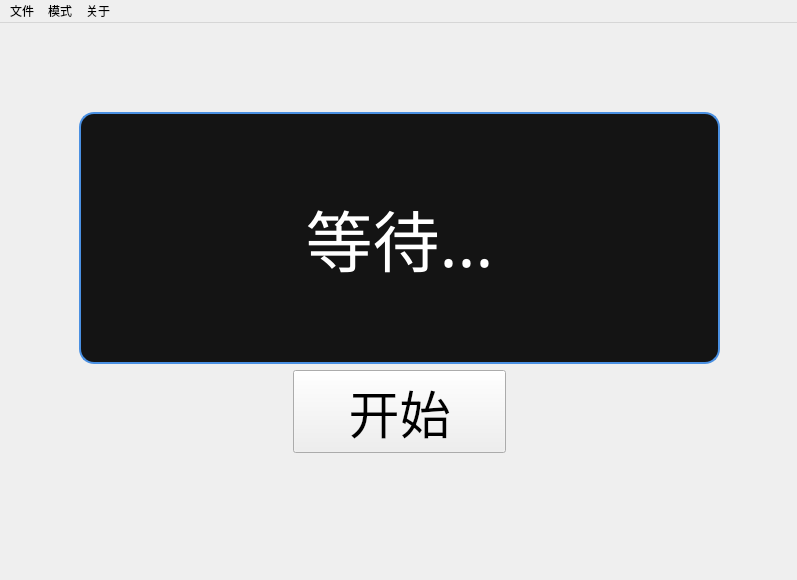
<?xml version="1.0" encoding="UTF-8"?>
<ui version="4.0">
 <class>MainWindow</class>
 <widget class="QMainWindow" name="MainWindow">
  <property name="geometry">
   <rect>
    <x>0</x>
    <y>0</y>
    <width>797</width>
    <height>580</height>
   </rect>
  </property>
  <property name="windowTitle">
   <string>randname</string>
  </property>
  <widget class="QWidget" name="centralwidget">
   <widget class="QStackedWidget" name="stackedWidget">
    <property name="geometry">
     <rect>
      <x>-1</x>
      <y>-1</y>
      <width>791</width>
      <height>541</height>
     </rect>
    </property>
    <property name="layoutDirection">
     <enum>Qt::LayoutDirection::LeftToRight</enum>
    </property>
    <property name="currentIndex">
     <number>3</number>
    </property>
    <widget class="QWidget" name="page_Single" native="true">
     <widget class="QWidget" name="verticalLayoutWidget">
      <property name="geometry">
       <rect>
        <x>80</x>
        <y>90</y>
        <width>641</width>
        <height>341</height>
       </rect>
      </property>
      <layout class="QVBoxLayout" name="SingleBar">
       <item>
        <widget class="QLabel" name="SingleOutput">
         <property name="font">
          <font>
           <family>文泉驿微米黑</family>
           <pointsize>50</pointsize>
          </font>
         </property>
         <property name="styleSheet">
          <string notr="true">QLabel {
    background-color: rgba(20, 20, 20, 255);  /* 深色背景 */
    border: 2px solid #4A90E2;                /* 蓝色边框 */
    border-radius: 15px;                      /* 圆角半径 */
    padding: 8px;                             /* 内边距 */
    color: white;                             /* 字体颜色 */
}
</string>
         </property>
         <property name="text">
          <string>等待...</string>
         </property>
         <property name="textFormat">
          <enum>Qt::TextFormat::MarkdownText</enum>
         </property>
         <property name="alignment">
          <set>Qt::AlignmentFlag::AlignCenter</set>
         </property>
        </widget>
       </item>
       <item>
        <layout class="QHBoxLayout" name="SingleOperate">
         <item>
          <widget class="QPushButton" name="SingleStart">
           <property name="font">
            <font>
             <family>文泉驿微米黑</family>
             <pointsize>38</pointsize>
            </font>
           </property>
           <property name="text">
            <string>开始</string>
           </property>
          </widget>
         </item>
         <item>
          <widget class="QPushButton" name="SingleStop">
           <property name="font">
            <font>
             <family>文泉驿微米黑</family>
             <pointsize>38</pointsize>
            </font>
           </property>
           <property name="text">
            <string>停止</string>
           </property>
          </widget>
         </item>
        </layout>
       </item>
      </layout>
     </widget>
    </widget>
    <widget class="QWidget" name="page_Multi">
     <widget class="QWidget" name="verticalLayoutWidget_2">
      <property name="geometry">
       <rect>
        <x>180</x>
        <y>30</y>
        <width>461</width>
        <height>101</height>
       </rect>
      </property>
      <layout class="QVBoxLayout" name="MultiSetting">
       <item>
        <layout class="QHBoxLayout" name="MultiSettingDisplay">
         <item>
          <spacer name="horizontalSpacer">
           <property name="orientation">
            <enum>Qt::Orientation::Horizontal</enum>
           </property>
           <property name="sizeHint" stdset="0">
            <size>
             <width>40</width>
             <height>20</height>
            </size>
           </property>
          </spacer>
         </item>
         <item>
          <widget class="QLabel" name="MultiNumdisplay">
           <property name="sizePolicy">
            <sizepolicy hsizetype="Fixed" vsizetype="Fixed">
             <horstretch>4</horstretch>
             <verstretch>0</verstretch>
            </sizepolicy>
           </property>
           <property name="font">
            <font>
             <family>文泉驿微米黑</family>
             <pointsize>20</pointsize>
            </font>
           </property>
           <property name="styleSheet">
            <string notr="true">QLabel {
    background-color: rgba(45, 45, 45, 255);  /* 深色背景 */
    border: 2px solid #4A90E2;                /* 蓝色边框 */
    border-radius: 6px;                      /* 圆角半径 */
    padding: 8px;                             /* 内边距 */
    color: white;                             /* 字体颜色 */
}
</string>
           </property>
           <property name="text">
            <string>1</string>
           </property>
           <property name="textFormat">
            <enum>Qt::TextFormat::PlainText</enum>
           </property>
           <property name="alignment">
            <set>Qt::AlignmentFlag::AlignCenter</set>
           </property>
          </widget>
         </item>
         <item>
          <spacer name="horizontalSpacer_2">
           <property name="orientation">
            <enum>Qt::Orientation::Horizontal</enum>
           </property>
           <property name="sizeHint" stdset="0">
            <size>
             <width>40</width>
             <height>20</height>
            </size>
           </property>
          </spacer>
         </item>
        </layout>
       </item>
       <item>
        <layout class="QHBoxLayout" name="MultiSettingOperate">
         <item>
          <widget class="QPushButton" name="pushButton">
           <property name="font">
            <font>
             <family>文泉驿微米黑</family>
             <pointsize>35</pointsize>
            </font>
           </property>
           <property name="text">
            <string>-</string>
           </property>
          </widget>
         </item>
         <item>
          <widget class="QSlider" name="horizontalSlider">
           <property name="sizePolicy">
            <sizepolicy hsizetype="Expanding" vsizetype="Fixed">
             <horstretch>0</horstretch>
             <verstretch>0</verstretch>
            </sizepolicy>
           </property>
           <property name="orientation">
            <enum>Qt::Orientation::Horizontal</enum>
           </property>
          </widget>
         </item>
         <item>
          <widget class="QPushButton" name="pushButton_2">
           <property name="font">
            <font>
             <family>文泉驿微米黑</family>
             <pointsize>35</pointsize>
            </font>
           </property>
           <property name="text">
            <string>+</string>
           </property>
          </widget>
         </item>
        </layout>
       </item>
      </layout>
     </widget>
     <widget class="QWidget" name="verticalLayoutWidget_3">
      <property name="geometry">
       <rect>
        <x>80</x>
        <y>130</y>
        <width>641</width>
        <height>341</height>
       </rect>
      </property>
      <layout class="QVBoxLayout" name="MultiBar">
       <item>
        <widget class="QLabel" name="MultiOutput">
         <property name="font">
          <font>
           <family>文泉驿微米黑</family>
           <pointsize>50</pointsize>
          </font>
         </property>
         <property name="styleSheet">
          <string notr="true">QLabel {
    background-color: rgba(20, 20, 20, 255);  /* 深色背景 */
    border: 2px solid #4A90E2;                /* 蓝色边框 */
    border-radius: 15px;                      /* 圆角半径 */
    padding: 8px;                             /* 内边距 */
    color: white;                             /* 字体颜色 */
}
</string>
         </property>
         <property name="text">
          <string>等待...</string>
         </property>
         <property name="textFormat">
          <enum>Qt::TextFormat::MarkdownText</enum>
         </property>
         <property name="alignment">
          <set>Qt::AlignmentFlag::AlignCenter</set>
         </property>
        </widget>
       </item>
       <item>
        <layout class="QHBoxLayout" name="MultiOperate">
         <item>
          <widget class="QPushButton" name="MultiOperateStart">
           <property name="font">
            <font>
             <family>文泉驿微米黑</family>
             <pointsize>38</pointsize>
            </font>
           </property>
           <property name="text">
            <string>开始</string>
           </property>
          </widget>
         </item>
         <item>
          <widget class="QPushButton" name="MultiOperateStop">
           <property name="font">
            <font>
             <family>文泉驿微米黑</family>
             <pointsize>38</pointsize>
            </font>
           </property>
           <property name="text">
            <string>停止</string>
           </property>
          </widget>
         </item>
        </layout>
       </item>
      </layout>
     </widget>
    </widget>
    <widget class="QWidget" name="page_Lift">
     <widget class="QWidget" name="verticalLayoutWidget_4">
      <property name="geometry">
       <rect>
        <x>80</x>
        <y>90</y>
        <width>641</width>
        <height>341</height>
       </rect>
      </property>
      <layout class="QVBoxLayout" name="LiftBar">
       <item>
        <layout class="QHBoxLayout" name="LiftDisplay">
         <item>
          <widget class="QLabel" name="LiftOutput">
           <property name="sizePolicy">
            <sizepolicy hsizetype="Expanding" vsizetype="Preferred">
             <horstretch>0</horstretch>
             <verstretch>0</verstretch>
            </sizepolicy>
           </property>
           <property name="font">
            <font>
             <family>文泉驿微米黑</family>
             <pointsize>50</pointsize>
            </font>
           </property>
           <property name="styleSheet">
            <string notr="true">QLabel {
    background-color: rgba(20, 20, 20, 255);  /* 深色背景 */
    border: 2px solid #4A90E2;                /* 蓝色边框 */
    border-radius: 15px;                      /* 圆角半径 */
    padding: 8px;                             /* 内边距 */
    color: white;                             /* 字体颜色 */
}
</string>
           </property>
           <property name="text">
            <string>等待...</string>
           </property>
           <property name="textFormat">
            <enum>Qt::TextFormat::MarkdownText</enum>
           </property>
           <property name="alignment">
            <set>Qt::AlignmentFlag::AlignCenter</set>
           </property>
          </widget>
         </item>
         <item>
          <widget class="QPushButton" name="LiftRenew">
           <property name="sizePolicy">
            <sizepolicy hsizetype="Fixed" vsizetype="Preferred">
             <horstretch>0</horstretch>
             <verstretch>0</verstretch>
            </sizepolicy>
           </property>
           <property name="font">
            <font>
             <family>文泉驿微米黑</family>
             <pointsize>25</pointsize>
            </font>
           </property>
           <property name="text">
            <string>已刷新</string>
           </property>
          </widget>
         </item>
        </layout>
       </item>
       <item>
        <layout class="QHBoxLayout" name="LiftOperate">
         <item>
          <widget class="QPushButton" name="LiftOperateStart">
           <property name="font">
            <font>
             <family>文泉驿微米黑</family>
             <pointsize>38</pointsize>
            </font>
           </property>
           <property name="text">
            <string>开始</string>
           </property>
          </widget>
         </item>
         <item>
          <widget class="QPushButton" name="LiftOperateStop">
           <property name="font">
            <font>
             <family>文泉驿微米黑</family>
             <pointsize>38</pointsize>
            </font>
           </property>
           <property name="text">
            <string>停止</string>
           </property>
          </widget>
         </item>
        </layout>
       </item>
      </layout>
     </widget>
    </widget>
    <widget class="QWidget" name="page_Autosingle">
     <widget class="QWidget" name="verticalLayoutWidget_5">
      <property name="geometry">
       <rect>
        <x>80</x>
        <y>90</y>
        <width>641</width>
        <height>341</height>
       </rect>
      </property>
      <layout class="QVBoxLayout" name="SingleBar_2">
       <item>
        <widget class="QLabel" name="SingleOutput_2">
         <property name="font">
          <font>
           <family>文泉驿微米黑</family>
           <pointsize>50</pointsize>
          </font>
         </property>
         <property name="styleSheet">
          <string notr="true">QLabel {
    background-color: rgba(20, 20, 20, 255);  /* 深色背景 */
    border: 2px solid #4A90E2;                /* 蓝色边框 */
    border-radius: 15px;                      /* 圆角半径 */
    padding: 8px;                             /* 内边距 */
    color: white;                             /* 字体颜色 */
}
</string>
         </property>
         <property name="text">
          <string>等待...</string>
         </property>
         <property name="textFormat">
          <enum>Qt::TextFormat::MarkdownText</enum>
         </property>
         <property name="alignment">
          <set>Qt::AlignmentFlag::AlignCenter</set>
         </property>
        </widget>
       </item>
       <item>
        <layout class="QHBoxLayout" name="SingleOperate_2">
         <item>
          <spacer name="horizontalSpacer_3">
           <property name="orientation">
            <enum>Qt::Orientation::Horizontal</enum>
           </property>
           <property name="sizeHint" stdset="0">
            <size>
             <width>40</width>
             <height>20</height>
            </size>
           </property>
          </spacer>
         </item>
         <item>
          <widget class="QPushButton" name="SingleStart_2">
           <property name="sizePolicy">
            <sizepolicy hsizetype="Expanding" vsizetype="Fixed">
             <horstretch>0</horstretch>
             <verstretch>0</verstretch>
            </sizepolicy>
           </property>
           <property name="font">
            <font>
             <family>文泉驿微米黑</family>
             <pointsize>38</pointsize>
            </font>
           </property>
           <property name="text">
            <string>开始</string>
           </property>
          </widget>
         </item>
         <item>
          <spacer name="horizontalSpacer_4">
           <property name="orientation">
            <enum>Qt::Orientation::Horizontal</enum>
           </property>
           <property name="sizeHint" stdset="0">
            <size>
             <width>40</width>
             <height>20</height>
            </size>
           </property>
          </spacer>
         </item>
        </layout>
       </item>
      </layout>
     </widget>
    </widget>
   </widget>
  </widget>
  <widget class="QMenuBar" name="menubar">
   <property name="geometry">
    <rect>
     <x>0</x>
     <y>0</y>
     <width>797</width>
     <height>30</height>
    </rect>
   </property>
   <widget class="QMenu" name="menu_file">
    <property name="title">
     <string>文件</string>
    </property>
    <addaction name="action_save"/>
    <addaction name="action_saveas"/>
    <addaction name="separator"/>
    <addaction name="action_quit"/>
   </widget>
   <widget class="QMenu" name="menu_mode">
    <property name="title">
     <string>模式</string>
    </property>
    <addaction name="action_Single"/>
    <addaction name="action_Multi"/>
    <addaction name="action_Autosingle"/>
    <addaction name="action_Lift"/>
    <addaction name="action_Seats"/>
   </widget>
   <widget class="QMenu" name="menu_about">
    <property name="title">
     <string>关于</string>
    </property>
    <addaction name="action_author"/>
    <addaction name="action_license"/>
    <addaction name="action_repo"/>
    <addaction name="action_donet"/>
    <addaction name="action_feedback"/>
   </widget>
   <addaction name="menu_file"/>
   <addaction name="menu_mode"/>
   <addaction name="menu_about"/>
  </widget>
  <action name="action_save">
   <property name="text">
    <string>保存状态</string>
   </property>
  </action>
  <action name="action_saveas">
   <property name="text">
    <string>保存状态为...</string>
   </property>
  </action>
  <action name="action_quit">
   <property name="text">
    <string>退出</string>
   </property>
  </action>
  <action name="action_Single">
   <property name="text">
    <string>单抽</string>
   </property>
  </action>
  <action name="action_Multi">
   <property name="text">
    <string>连抽</string>
   </property>
  </action>
  <action name="action_Autosingle">
   <property name="text">
    <string>自动单抽</string>
   </property>
  </action>
  <action name="action_Lift">
   <property name="text">
    <string>减量抽</string>
   </property>
  </action>
  <action name="action_Seats">
   <property name="text">
    <string>抽座位</string>
   </property>
  </action>
  <action name="action_author">
   <property name="text">
    <string>作者</string>
   </property>
  </action>
  <action name="action_license">
   <property name="text">
    <string>许可证</string>
   </property>
  </action>
  <action name="action_repo">
   <property name="text">
    <string>仓库</string>
   </property>
  </action>
  <action name="action_feedback">
   <property name="text">
    <string>反馈</string>
   </property>
  </action>
  <action name="action_donet">
   <property name="text">
    <string>捐赠</string>
   </property>
  </action>
 </widget>
 <resources/>
 <connections/>
</ui>
